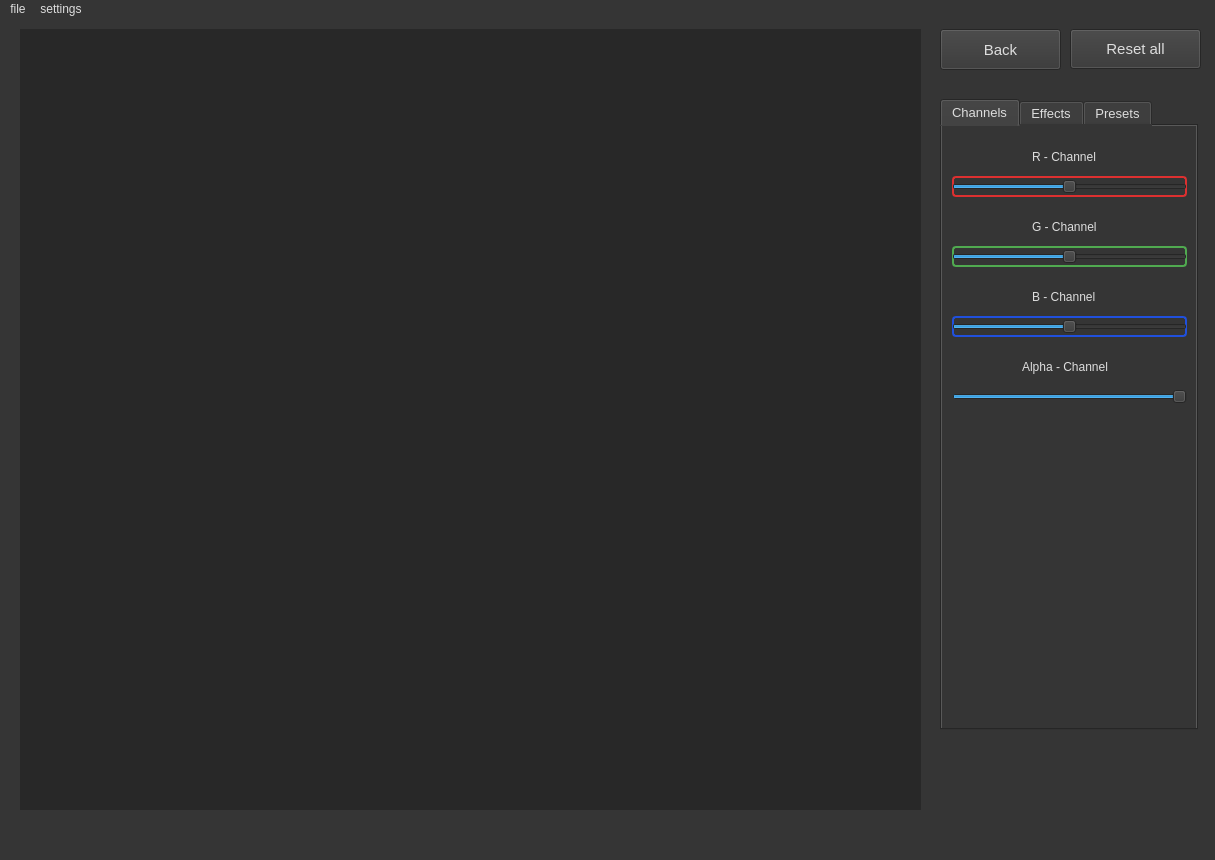
<?xml version="1.0" encoding="UTF-8"?>
<ui version="4.0">
 <class>MainWindow</class>
 <widget class="QMainWindow" name="MainWindow">
  <property name="geometry">
   <rect>
    <x>0</x>
    <y>0</y>
    <width>1215</width>
    <height>860</height>
   </rect>
  </property>
  <property name="font">
   <font>
    <family>Monospace</family>
    <pointsize>10</pointsize>
   </font>
  </property>
  <property name="windowTitle">
   <string>Anchous Effects</string>
  </property>
  <property name="styleSheet">
   <string notr="true">background-color: #353535;
color: #dddddd;</string>
  </property>
  <widget class="QWidget" name="centralwidget">
   <property name="styleSheet">
    <string notr="true"/>
   </property>
   <widget class="QPushButton" name="btn_reset">
    <property name="geometry">
     <rect>
      <x>1070</x>
      <y>10</y>
      <width>131</width>
      <height>40</height>
     </rect>
    </property>
    <property name="font">
     <font>
      <family>Ubuntu</family>
      <pointsize>11</pointsize>
      <weight>50</weight>
      <italic>false</italic>
      <bold>false</bold>
     </font>
    </property>
    <property name="text">
     <string>Reset all</string>
    </property>
   </widget>
   <widget class="QTabWidget" name="tabs_effects">
    <property name="geometry">
     <rect>
      <x>940</x>
      <y>80</y>
      <width>258</width>
      <height>631</height>
     </rect>
    </property>
    <property name="font">
     <font>
      <family>Ubuntu</family>
      <pointsize>10</pointsize>
      <italic>false</italic>
     </font>
    </property>
    <property name="tabShape">
     <enum>QTabWidget::Rounded</enum>
    </property>
    <property name="currentIndex">
     <number>0</number>
    </property>
    <widget class="QWidget" name="tab">
     <property name="enabled">
      <bool>true</bool>
     </property>
     <attribute name="title">
      <string>Channels</string>
     </attribute>
     <widget class="QLabel" name="label">
      <property name="geometry">
       <rect>
        <x>90</x>
        <y>20</y>
        <width>81</width>
        <height>21</height>
       </rect>
      </property>
      <property name="text">
       <string>R - Channel</string>
      </property>
     </widget>
     <widget class="QSlider" name="red_slider">
      <property name="geometry">
       <rect>
        <x>10</x>
        <y>50</y>
        <width>235</width>
        <height>21</height>
       </rect>
      </property>
      <property name="autoFillBackground">
       <bool>false</bool>
      </property>
      <property name="styleSheet">
       <string notr="true">border: 2px solid #dd3030;
border-radius: 4px;</string>
      </property>
      <property name="maximum">
       <number>100</number>
      </property>
      <property name="value">
       <number>50</number>
      </property>
      <property name="sliderPosition">
       <number>50</number>
      </property>
      <property name="orientation">
       <enum>Qt::Horizontal</enum>
      </property>
     </widget>
     <widget class="QLabel" name="label_2">
      <property name="geometry">
       <rect>
        <x>90</x>
        <y>90</y>
        <width>81</width>
        <height>21</height>
       </rect>
      </property>
      <property name="text">
       <string>G - Channel</string>
      </property>
     </widget>
     <widget class="QSlider" name="green_slider">
      <property name="geometry">
       <rect>
        <x>10</x>
        <y>120</y>
        <width>235</width>
        <height>21</height>
       </rect>
      </property>
      <property name="styleSheet">
       <string notr="true">border: 2px solid #50aa50;
border-radius: 4px;</string>
      </property>
      <property name="maximum">
       <number>100</number>
      </property>
      <property name="value">
       <number>50</number>
      </property>
      <property name="orientation">
       <enum>Qt::Horizontal</enum>
      </property>
     </widget>
     <widget class="QSlider" name="blue_slider">
      <property name="geometry">
       <rect>
        <x>10</x>
        <y>190</y>
        <width>235</width>
        <height>21</height>
       </rect>
      </property>
      <property name="styleSheet">
       <string notr="true">border: 2px solid #2050dd;
border-radius: 4px;</string>
      </property>
      <property name="maximum">
       <number>100</number>
      </property>
      <property name="value">
       <number>50</number>
      </property>
      <property name="orientation">
       <enum>Qt::Horizontal</enum>
      </property>
     </widget>
     <widget class="QLabel" name="label_3">
      <property name="geometry">
       <rect>
        <x>90</x>
        <y>160</y>
        <width>81</width>
        <height>21</height>
       </rect>
      </property>
      <property name="text">
       <string>B - Channel</string>
      </property>
     </widget>
     <widget class="QSlider" name="alpha_slider">
      <property name="geometry">
       <rect>
        <x>10</x>
        <y>260</y>
        <width>235</width>
        <height>21</height>
       </rect>
      </property>
      <property name="maximum">
       <number>255</number>
      </property>
      <property name="value">
       <number>255</number>
      </property>
      <property name="orientation">
       <enum>Qt::Horizontal</enum>
      </property>
     </widget>
     <widget class="QLabel" name="label_4">
      <property name="geometry">
       <rect>
        <x>80</x>
        <y>230</y>
        <width>111</width>
        <height>21</height>
       </rect>
      </property>
      <property name="text">
       <string>Alpha - Channel</string>
      </property>
     </widget>
    </widget>
    <widget class="QWidget" name="tab_2">
     <attribute name="title">
      <string>Effects</string>
     </attribute>
     <widget class="QLabel" name="unsharp_mask_threshold">
      <property name="geometry">
       <rect>
        <x>11</x>
        <y>280</y>
        <width>123</width>
        <height>24</height>
       </rect>
      </property>
      <property name="text">
       <string>            threshold</string>
      </property>
     </widget>
     <widget class="QLabel" name="box_blur_raduis">
      <property name="geometry">
       <rect>
        <x>11</x>
        <y>50</y>
        <width>123</width>
        <height>24</height>
       </rect>
      </property>
      <property name="text">
       <string>                    raduis</string>
      </property>
     </widget>
     <widget class="QPushButton" name="btn_black_and_white">
      <property name="geometry">
       <rect>
        <x>11</x>
        <y>496</y>
        <width>123</width>
        <height>28</height>
       </rect>
      </property>
      <property name="text">
       <string>black and white</string>
      </property>
     </widget>
     <widget class="QPushButton" name="btn_unsharp_mask">
      <property name="geometry">
       <rect>
        <x>11</x>
        <y>179</y>
        <width>123</width>
        <height>28</height>
       </rect>
      </property>
      <property name="text">
       <string>Unsharp Mask</string>
      </property>
     </widget>
     <widget class="QPushButton" name="gaussian_blur">
      <property name="geometry">
       <rect>
        <x>11</x>
        <y>94</y>
        <width>123</width>
        <height>28</height>
       </rect>
      </property>
      <property name="text">
       <string>Gaussian Blur</string>
      </property>
     </widget>
     <widget class="QLabel" name="label_10">
      <property name="geometry">
       <rect>
        <x>11</x>
        <y>450</y>
        <width>123</width>
        <height>24</height>
       </rect>
      </property>
      <property name="text">
       <string>                      area</string>
      </property>
     </widget>
     <widget class="QLabel" name="label_9">
      <property name="geometry">
       <rect>
        <x>11</x>
        <y>360</y>
        <width>123</width>
        <height>24</height>
       </rect>
      </property>
      <property name="text">
       <string>                     delta</string>
      </property>
     </widget>
     <widget class="QPushButton" name="btn_stereo">
      <property name="geometry">
       <rect>
        <x>11</x>
        <y>325</y>
        <width>123</width>
        <height>28</height>
       </rect>
      </property>
      <property name="cursor">
       <cursorShape>ArrowCursor</cursorShape>
      </property>
      <property name="text">
       <string>stereo</string>
      </property>
     </widget>
     <widget class="QSpinBox" name="stereo_delta_spin">
      <property name="geometry">
       <rect>
        <x>140</x>
        <y>360</y>
        <width>101</width>
        <height>24</height>
       </rect>
      </property>
      <property name="minimum">
       <number>1</number>
      </property>
      <property name="maximum">
       <number>99</number>
      </property>
     </widget>
     <widget class="QLabel" name="gaussian_blur_raduis">
      <property name="geometry">
       <rect>
        <x>11</x>
        <y>130</y>
        <width>123</width>
        <height>24</height>
       </rect>
      </property>
      <property name="text">
       <string>                    raduis</string>
      </property>
     </widget>
     <widget class="QSpinBox" name="spin_box_blur_raduis">
      <property name="geometry">
       <rect>
        <x>141</x>
        <y>50</y>
        <width>101</width>
        <height>24</height>
       </rect>
      </property>
      <property name="minimum">
       <number>1</number>
      </property>
     </widget>
     <widget class="QSpinBox" name="unsharp_mask_raduis_spin">
      <property name="geometry">
       <rect>
        <x>141</x>
        <y>220</y>
        <width>101</width>
        <height>24</height>
       </rect>
      </property>
      <property name="minimum">
       <number>1</number>
      </property>
      <property name="value">
       <number>3</number>
      </property>
     </widget>
     <widget class="QSpinBox" name="unsharp_mask_percent_spin">
      <property name="geometry">
       <rect>
        <x>141</x>
        <y>250</y>
        <width>101</width>
        <height>24</height>
       </rect>
      </property>
      <property name="minimum">
       <number>1</number>
      </property>
      <property name="maximum">
       <number>1000</number>
      </property>
      <property name="value">
       <number>300</number>
      </property>
     </widget>
     <widget class="QLabel" name="unsharp_mask_raduis">
      <property name="geometry">
       <rect>
        <x>11</x>
        <y>220</y>
        <width>123</width>
        <height>24</height>
       </rect>
      </property>
      <property name="text">
       <string>                   raduis</string>
      </property>
     </widget>
     <widget class="QLabel" name="unsharp_mask_percent">
      <property name="geometry">
       <rect>
        <x>11</x>
        <y>250</y>
        <width>123</width>
        <height>24</height>
       </rect>
      </property>
      <property name="text">
       <string>                percent</string>
      </property>
     </widget>
     <widget class="QPushButton" name="btn_box_blur">
      <property name="geometry">
       <rect>
        <x>11</x>
        <y>8</y>
        <width>123</width>
        <height>28</height>
       </rect>
      </property>
      <property name="text">
       <string>Box Blur</string>
      </property>
     </widget>
     <widget class="QPushButton" name="btn_negative">
      <property name="geometry">
       <rect>
        <x>11</x>
        <y>551</y>
        <width>123</width>
        <height>28</height>
       </rect>
      </property>
      <property name="text">
       <string>negative</string>
      </property>
     </widget>
     <widget class="QSpinBox" name="square_effect_area_spin">
      <property name="geometry">
       <rect>
        <x>141</x>
        <y>450</y>
        <width>101</width>
        <height>24</height>
       </rect>
      </property>
      <property name="minimum">
       <number>1</number>
      </property>
     </widget>
     <widget class="QPushButton" name="btn_square_effect">
      <property name="geometry">
       <rect>
        <x>11</x>
        <y>410</y>
        <width>123</width>
        <height>28</height>
       </rect>
      </property>
      <property name="text">
       <string>square effect</string>
      </property>
     </widget>
     <widget class="QSpinBox" name="unsharp_mask_threshold_spin">
      <property name="geometry">
       <rect>
        <x>141</x>
        <y>280</y>
        <width>101</width>
        <height>24</height>
       </rect>
      </property>
      <property name="minimum">
       <number>1</number>
      </property>
     </widget>
     <widget class="QSpinBox" name="spin_gaussian_blur_raduis">
      <property name="geometry">
       <rect>
        <x>141</x>
        <y>130</y>
        <width>101</width>
        <height>24</height>
       </rect>
      </property>
      <property name="minimum">
       <number>1</number>
      </property>
     </widget>
    </widget>
    <widget class="QWidget" name="tab_3">
     <attribute name="title">
      <string>Presets</string>
     </attribute>
     <widget class="QPushButton" name="btn_preset_1">
      <property name="geometry">
       <rect>
        <x>10</x>
        <y>10</y>
        <width>233</width>
        <height>28</height>
       </rect>
      </property>
      <property name="styleSheet">
       <string notr="true"/>
      </property>
      <property name="text">
       <string>Blur</string>
      </property>
     </widget>
     <widget class="QPushButton" name="btn_preset_2">
      <property name="geometry">
       <rect>
        <x>10</x>
        <y>50</y>
        <width>233</width>
        <height>28</height>
       </rect>
      </property>
      <property name="text">
       <string>Contour</string>
      </property>
     </widget>
     <widget class="QPushButton" name="btn_preset_3">
      <property name="geometry">
       <rect>
        <x>10</x>
        <y>90</y>
        <width>233</width>
        <height>28</height>
       </rect>
      </property>
      <property name="text">
       <string>Detail</string>
      </property>
     </widget>
     <widget class="QPushButton" name="btn_preset_4">
      <property name="geometry">
       <rect>
        <x>10</x>
        <y>130</y>
        <width>233</width>
        <height>28</height>
       </rect>
      </property>
      <property name="text">
       <string>Edge Enchance</string>
      </property>
     </widget>
     <widget class="QPushButton" name="btn_preset_5">
      <property name="geometry">
       <rect>
        <x>10</x>
        <y>170</y>
        <width>233</width>
        <height>28</height>
       </rect>
      </property>
      <property name="text">
       <string>Edge Enchance More</string>
      </property>
     </widget>
     <widget class="QPushButton" name="btn_preset_6">
      <property name="geometry">
       <rect>
        <x>10</x>
        <y>210</y>
        <width>233</width>
        <height>28</height>
       </rect>
      </property>
      <property name="text">
       <string>Emboss</string>
      </property>
     </widget>
     <widget class="QPushButton" name="btn_preset_7">
      <property name="geometry">
       <rect>
        <x>10</x>
        <y>250</y>
        <width>233</width>
        <height>28</height>
       </rect>
      </property>
      <property name="text">
       <string>Find Edges</string>
      </property>
     </widget>
     <widget class="QPushButton" name="btn_preset_8">
      <property name="geometry">
       <rect>
        <x>10</x>
        <y>290</y>
        <width>233</width>
        <height>28</height>
       </rect>
      </property>
      <property name="text">
       <string>Sharpen</string>
      </property>
     </widget>
     <widget class="QPushButton" name="btn_preset_9">
      <property name="geometry">
       <rect>
        <x>10</x>
        <y>330</y>
        <width>233</width>
        <height>28</height>
       </rect>
      </property>
      <property name="text">
       <string>Smooth</string>
      </property>
     </widget>
     <widget class="QPushButton" name="btn_preset_10">
      <property name="geometry">
       <rect>
        <x>10</x>
        <y>370</y>
        <width>233</width>
        <height>28</height>
       </rect>
      </property>
      <property name="text">
       <string>Smooth More</string>
      </property>
     </widget>
    </widget>
   </widget>
   <widget class="QFrame" name="frame">
    <property name="geometry">
     <rect>
      <x>20</x>
      <y>10</y>
      <width>901</width>
      <height>781</height>
     </rect>
    </property>
    <property name="styleSheet">
     <string notr="true">background-color: #282828;</string>
    </property>
    <property name="frameShape">
     <enum>QFrame::StyledPanel</enum>
    </property>
    <property name="frameShadow">
     <enum>QFrame::Raised</enum>
    </property>
    <widget class="QLabel" name="image">
     <property name="enabled">
      <bool>true</bool>
     </property>
     <property name="geometry">
      <rect>
       <x>0</x>
       <y>0</y>
       <width>901</width>
       <height>781</height>
      </rect>
     </property>
     <property name="text">
      <string/>
     </property>
    </widget>
   </widget>
   <widget class="QPushButton" name="btn_back">
    <property name="geometry">
     <rect>
      <x>940</x>
      <y>10</y>
      <width>121</width>
      <height>41</height>
     </rect>
    </property>
    <property name="font">
     <font>
      <pointsize>11</pointsize>
     </font>
    </property>
    <property name="text">
     <string>Back</string>
    </property>
   </widget>
  </widget>
  <widget class="QStatusBar" name="statusbar"/>
  <widget class="QMenuBar" name="menubar">
   <property name="geometry">
    <rect>
     <x>0</x>
     <y>0</y>
     <width>1215</width>
     <height>22</height>
    </rect>
   </property>
   <widget class="QMenu" name="menufile">
    <property name="title">
     <string>file</string>
    </property>
    <addaction name="actionopen"/>
    <addaction name="actionsave"/>
    <addaction name="actionopen_from_URL"/>
   </widget>
   <widget class="QMenu" name="menusettings">
    <property name="title">
     <string>settings</string>
    </property>
    <widget class="QMenu" name="menutheme">
     <property name="title">
      <string>theme</string>
     </property>
     <addaction name="action_darktheme"/>
     <addaction name="action_lighttheme"/>
    </widget>
    <addaction name="menutheme"/>
   </widget>
   <addaction name="menufile"/>
   <addaction name="menusettings"/>
  </widget>
  <action name="actionopen">
   <property name="text">
    <string>&amp;open</string>
   </property>
  </action>
  <action name="actionsave">
   <property name="text">
    <string>&amp;save as</string>
   </property>
  </action>
  <action name="action_darktheme">
   <property name="text">
    <string>dark (default)</string>
   </property>
  </action>
  <action name="action_lighttheme">
   <property name="text">
    <string>light</string>
   </property>
  </action>
  <action name="actionopen_from_URL">
   <property name="text">
    <string>&amp;open from URL</string>
   </property>
  </action>
 </widget>
 <resources/>
 <connections/>
</ui>
